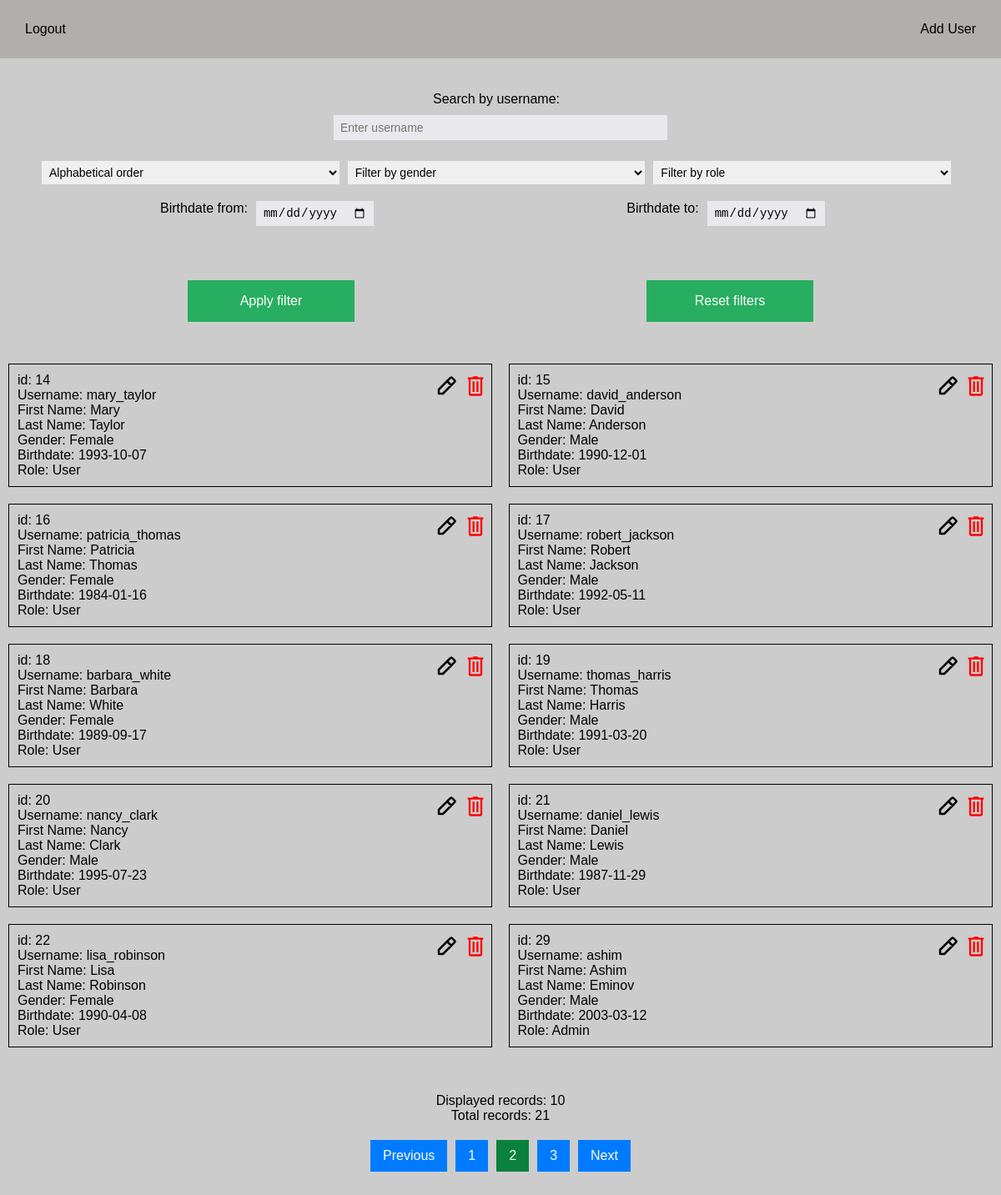
Screenshot of /index.php?page=2 (signed in) with the database file from the repository.
### tables this page shows
CREATE TABLE `user` (
  `id` int NOT NULL AUTO_INCREMENT,
  `username` varchar(50) NOT NULL,
  `password` varchar(255) NOT NULL,
  `first_name` varchar(50) NOT NULL,
  `last_name` varchar(50) NOT NULL,
  `gender` enum('Male','Female') NOT NULL,
  `birthdate` date NOT NULL,
  `role` enum('User','Admin') NOT NULL,
  PRIMARY KEY (`id`),
  UNIQUE KEY `username` (`username`)
);

### foo.php (called while the page is built, shortened)
<?php
include 'db.php';
$records_per_page = 10;
$page = isset($_GET['page']) ? (int)$_GET['page'] : 1;
$offset = ($page - 1) * $records_per_page;
$sql = "SELECT * FROM user WHERE 1=1";
if (!empty($_GET['alphabet'])) {
    $alphabet_order = ($_GET['alphabet'] == 'ASC') ? 'ASC' : 'DESC';
    $order_by = " ORDER BY username $alphabet_order";
} else {
    $order_by = "";
}
$total_sql = $sql;
$sql .= $order_by . " LIMIT :limit OFFSET :offset";
$query = $pdo->prepare($sql);
$query->bindParam(':limit', $records_per_page, PDO::PARAM_INT);
$query->bindParam(':offset', $offset, PDO::PARAM_INT);
$query->execute();
$result = $query->fetchAll(PDO::FETCH_OBJ);
$total_query = $pdo->prepare($total_sql);
$total_query->execute();
$total_records = $total_query->rowCount();
$total_pages = ceil($total_records / $records_per_page);
?>

### index.php (the view, shortened to what this page needs)
<?php include "foo.php"?>
<!DOCTYPE html>
<html lang="en">
<head>
    <link rel="stylesheet" href="css/main.css">
</head>
<body>
<div class="wrapper">
    <header class="header">
        <div class="header__container">
            <form method="post" action="">
                <button type="submit" name="logout" class="header__item">Logout</button>
            </form>
            <a href="add-user.php" class="header__item">Add User</a>
        </div>
    </header>
    <main class="main">
        <div class="filter">
            <form method="get" action="">
                <div class="filter__item search">
                    <label for="username_search">Search by username:</label>
                    <input type="text" name="username_search" id="username_search" placeholder="Enter username" value="<?php echo htmlspecialchars($_GET['username_search'] ?? '', ENT_QUOTES); ?>">
                </div>
                <div class="filter__container">
                    <div class="filter__item">
                        <select name="alphabet" id="alphabet">
                            <option value="" disabled selected hidden>Alphabetical order</option>
                        </select>
                    </div>
                    <div class="filter__item">
                        <select name="gender" id="gender">
                            <option value="" disabled selected hidden>Filter by gender</option>
                        </select>
                    </div>
                    <div class="filter__item">
                        <select name="role" id="role">
                            <option value="" disabled selected hidden>Filter by role</option>
                        </select>
                    </div>
                </div>
                <div class="filter__container date">
                    <div class="filter__item">
                        <label for="birthdate_start">Birthdate from:</label>
                        <input type="date" name="birthdate_start" id="birthdate_start" value="<?php echo htmlspecialchars($_GET['birthdate_start'] ?? '', ENT_QUOTES); ?>">
                    </div>
                    <div class="filter__item">
                        <label for="birthdate_end">Birthdate to:</label>
                        <input type="date" name="birthdate_end" id="birthdate_end" value="<?php echo htmlspecialchars($_GET['birthdate_end'] ?? '', ENT_QUOTES); ?>">
                    </div>
                </div>
                <div class="filter__container">
                    <div class="filter__button">
                        <button type="submit">Apply filter</button>
                    </div>
                    <div class="filter__button">
                        <button type="button" onclick="resetFilters()">Reset filters</button>
                    </div>
                </div>
            </form>
        </div>
        <div class="user">
            <?php foreach ($result as $res) { ?>
                <div class="user__item">
                    <div class="user__buttons">
                        <a href="edit.php?id=<?php echo $res->id; ?>"><img src="img/edit.svg" alt="edit" class="user__icon"></a>
                        <img src="img/trash-red.svg" alt="delete" class="user__icon" onclick="openModal('myModal-<?php echo $res->id; ?>')">
                    </div>
                    <div class="user__info">
                        id: <?php echo $res->id; ?>
                    </div>
                    <div class="user__info">
                        Username: <?php echo $res->username; ?>
                    </div>
                    <div class="user__info">
                        First Name: <?php echo $res->first_name; ?>
                    </div>
                    <div class="user__info">
                        Last Name: <?php echo $res->last_name; ?>
                    </div>
                    <div class="user__info">
                        Gender: <?php echo $res->gender; ?>
                    </div>
                    <div class="user__info">
                        Birthdate: <?php echo $res->birthdate; ?>
                    </div>
                    <div class="user__info">
                        Role: <?php echo $res->role; ?>
                    </div>
                </div>
            <?php }?>
        </div>
        <div class="pagination">
            <div class="pagination__container">
                <div class="pagination__count">
                    <p>Displayed records: <?php echo count($result); ?></p>
                    <p>Total records: <?php echo $total_records; ?></p>
                </div>
                <div class="pagination__buttons">
                    <?php if ($page > 1): ?>
                        <a href="?<?php echo http_build_query(array_merge($_GET, ['page' => $page - 1])); ?>" class="pagination__button">Previous</a>
                    <?php endif; ?>
                    <?php for ($i = 1; $i <= $total_pages; $i++): ?>
                        <a href="?<?php echo http_build_query(array_merge($_GET, ['page' => $i])); ?>" class="pagination__button <?php echo ($page == $i) ? 'active' : ''; ?>"><?php echo $i; ?></a>
                    <?php endfor; ?>
                    <?php if ($page < $total_pages): ?>
                        <a href="?<?php echo http_build_query(array_merge($_GET, ['page' => $page + 1])); ?>" class="pagination__button">Next</a>
                    <?php endif; ?>
                </div>
            </div>
        </div>
    </main>
</div>
</body>
</html>

### css/main.css (style rules this page uses)
* { margin: 0;border: 0;padding: 0; }
*,*::before,*::after { box-sizing: inherit; }
html,body { height: 100%;box-sizing: border-box; }
a { color: inherit;text-decoration: none; }
button { font: inherit;color: inherit;cursor: pointer;background-color: transparent; }
body { font-family: sans-serif;font-size: 16px;color: #000; background-color: #ccc; }
.wrapper { min-height: 100%;overflow: clip;display: flex;flex-direction: column; }
.header__container { height: 70px; display: flex; justify-content: space-between; align-items: center; background-color: #b2aeae; padding: 0 30px; }
.filter { padding: 40px 40px 30px 40px; }
.filter__container { display: flex; justify-content: space-between; padding: 10px; }
.filter__item { flex: 1; margin-right: 10px; }
.filter__item select { width: 100%; padding: 5px; font-size: 14px; }
.date { display: flex; justify-content: space-between; padding: 10px; }
.search { display: flex; flex-direction: column; align-items: center; gap: 10px; }
.search input { width: 400px; }
.date .filter__item { display: flex; justify-content: center; }
.filter__item input { height: 30px; margin-bottom: 15px; background-color: #e9e9ed; font-size: 14px; padding: 2px 8px; margin-left: 10px; }
.filter__button { display: flex; justify-content: center; align-items: center; margin: 0 auto; width: 200px; height: 50px; margin-top: 30px; background-color: #27ae60; color: #fff; transition: .3s; }
.filter__button button { height: 100%; width: 100%; }
.user { display: grid; grid-template-columns: repeat(2, auto); }
.user__item { border: 1px solid #000; padding: 10px; position: relative; margin: 10px; }
.user__buttons { position: absolute; right: 5px; }
.user__icon { cursor: pointer; }
.pagination { display: flex; justify-content: center; margin: 45px 0; }
.pagination__container { display: flex; flex-direction: column; justify-content: center; gap: 20px; }
.pagination__count { text-align: center; }
.pagination__buttons { display: flex; align-items: center; }
.pagination__button { padding: 10px 15px; margin: 0 5px; background-color: #007bff; color: #fff; border: none; cursor: pointer; text-decoration: none; }
.pagination__button.active { background-color: #0a813c; color: #fff; }

### rows the page displays
user: id "14", username "mary_taylor", first_name "Mary", last_name "Taylor", gender "Female", birthdate "1993-10-07", role "User"
user: id "15", username "david_anderson", first_name "David", last_name "Anderson", gender "Male", birthdate "1990-12-01", role "User"
user: id "16", username "patricia_thomas", first_name "Patricia", last_name "Thomas", gender "Female", birthdate "1984-01-16", role "User"
user: id "17", username "robert_jackson", first_name "Robert", last_name "Jackson", gender "Male", birthdate "1992-05-11", role "User"
user: id "18", username "barbara_white", first_name "Barbara", last_name "White", gender "Female", birthdate "1989-09-17", role "User"
user: id "19", username "thomas_harris", first_name "Thomas", last_name "Harris", gender "Male", birthdate "1991-03-20", role "User"
user: id "20", username "nancy_clark", first_name "Nancy", last_name "Clark", gender "Male", birthdate "1995-07-23", role "User"
user: id "21", username "daniel_lewis", first_name "Daniel", last_name "Lewis", gender "Male", birthdate "1987-11-29", role "User"
user: id "22", username "lisa_robinson", first_name "Lisa", last_name "Robinson", gender "Female", birthdate "1990-04-08", role "User"
user: id "29", username "ashim", first_name "Ashim", last_name "Eminov", gender "Male", birthdate "2003-03-12", role "Admin"

### other values shown
count($result) "10"
$total_records "21"
